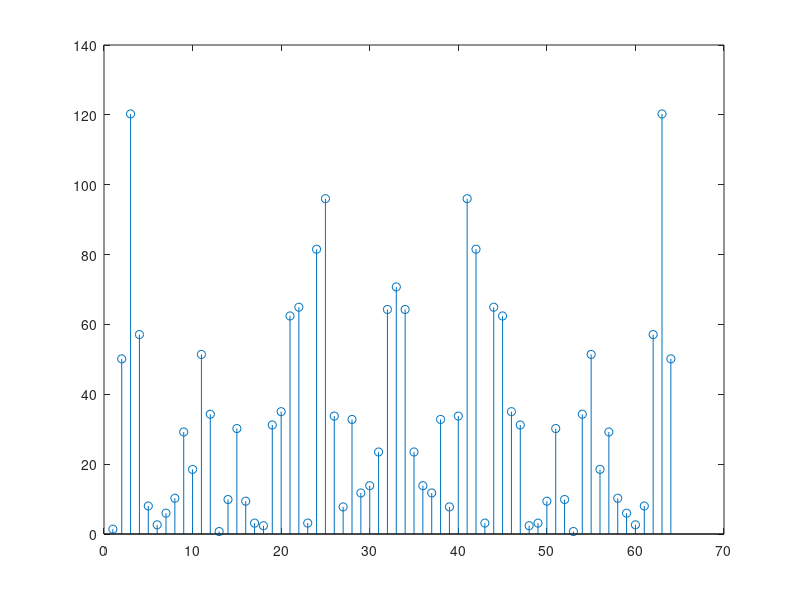
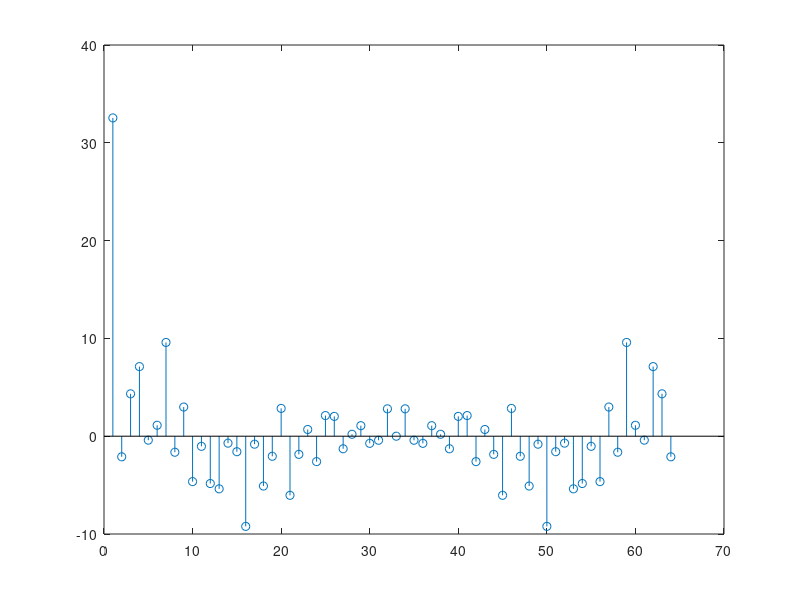
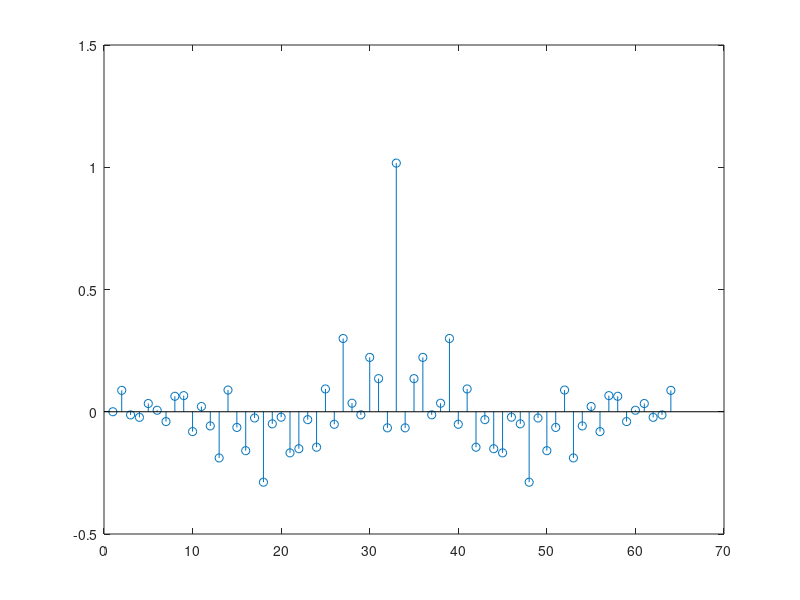
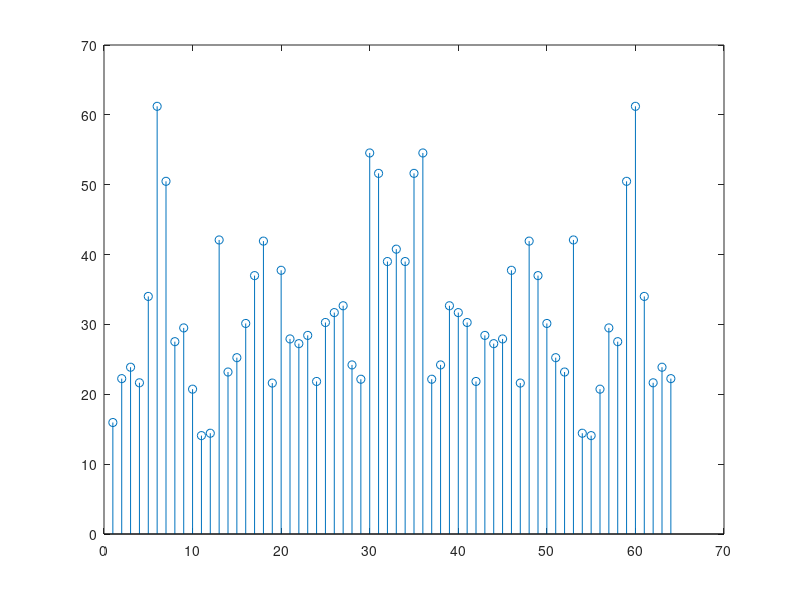

The MATLAB script that drew these images, in order:
clear all
close all
M = 32;
Ks=[1 8 32 128];
nkases = length(Ks);
for kase = 1:4
  K = Ks(kase);
  N = M*K;
  Nfft = 2*M; % zero pad for acyclic autocorrelation
  Sv = zeros(Nfft,1); % PSD "accumulator"
  for m=1:K
    v = randn(M,1);  % noise sample
    V = fft(v,Nfft);
    Vms = abs(V).^2; % same as conj(V) .* V
    Sv = Sv + Vms;   % sum scaled periodograms
  end

  Sv = Sv/K;     % average of all scaled periodograms
  rv = ifft(Sv); % Average Bartlett-windowed sample autocor.
  rvup = [rv(Nfft-M+1:Nfft)',rv(1:M)']; % unpack FFT
  rvup = rvup/M; % Normalize for no bias at lag 0
  figure
  stem(Sv)
  pause
    figure
  stem(rv)
  pause
    figure
  stem(rvup)
  pause
end